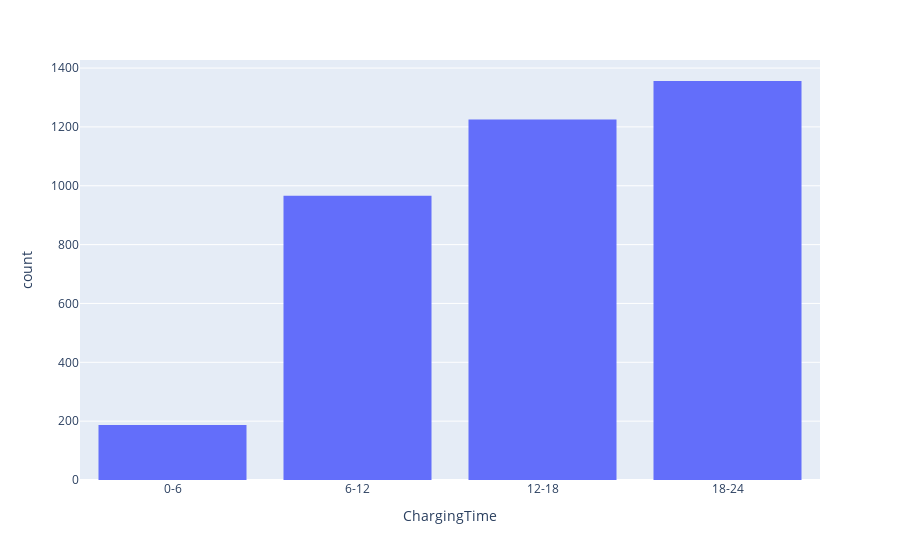

Write notebook code for a chart like this one.
### Code cell
px.histogram(df, x='ChargingTime', barmode='group',category_orders=dict(ChargingTime=["0-6", "6-12", "12-18", "18-24"]))

### Figure 1 — Plotly figure (JSON) as saved in the notebook; plotly's stock layout.template omitted (floating-point values rounded to 4 significant figures; data arrays with more than 128 entries replaced by an {"elided": "..."} marker saying what was removed)
{"data": [{"alignmentgroup": "True", "bingroup": "x", "hovertemplate": "ChargingTime=%{x}<br>count=%{y}<extra></extra>", "legendgroup": "", "marker": {"color": "#636efa", "pattern": {"shape": ""}}, "name": "", "offsetgroup": "", "orientation": "v", "showlegend": false, "type": "histogram", "x": {"elided": "3836 str values"}, "xaxis": "x", "yaxis": "y"}], "layout": {"barmode": "group", "legend": {"tracegroupgap": 0}, "margin": {"t": 60}, "xaxis": {"anchor": "y", "categoryarray": ["0-6", "6-12", "12-18", "18-24"], "categoryorder": "array", "domain": [0, 1], "title": {"text": "ChargingTime"}}, "yaxis": {"anchor": "x", "domain": [0, 1], "title": {"text": "count"}}}}
